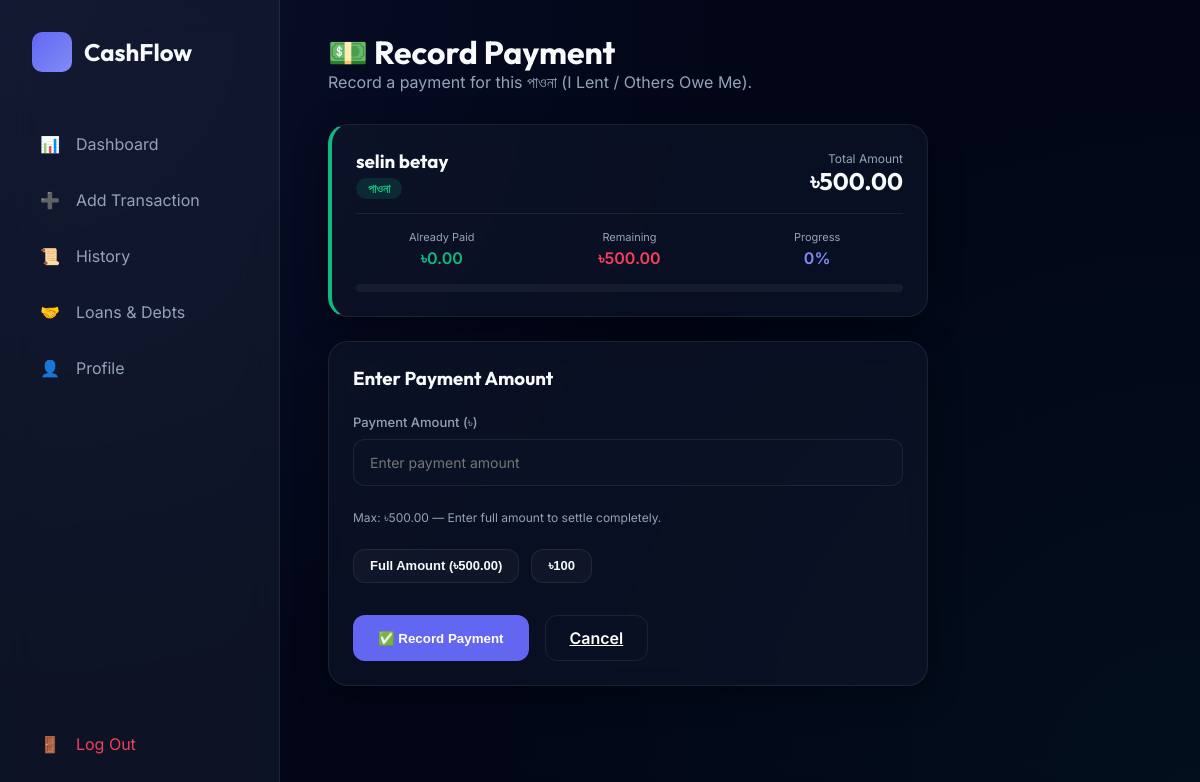
The page /pay-loan/1/ (signed in) on the database its author committed.
### cash/models.py (models this page shows, shortened)
class Loan(models.Model):
    LOAN_TYPES = (
        ('PAONA', 'পাওনা (I Lent / Others Owe Me)'),
        ('DENA', 'দেনা (I Borrowed / I Owe Others)'),
    )
    STATUS_CHOICES = (
        ('ACTIVE', 'Active'),
        ('PARTIALLY_PAID', 'Partially Paid'),
        ('PAID', 'Paid / Settled'),
    )
    user = models.ForeignKey(User, on_delete=models.CASCADE, related_name='loans')
    person_name = models.CharField(max_length=150, help_text="Name of the person")
    phone = models.CharField(max_length=20, blank=True, null=True)
    amount = models.DecimalField(max_digits=12, decimal_places=2)
    paid_amount = models.DecimalField(max_digits=12, decimal_places=2, default=0.00)
    loan_type = models.CharField(max_length=10, choices=LOAN_TYPES)
    status = models.CharField(max_length=20, choices=STATUS_CHOICES, default='ACTIVE')
    description = models.TextField(blank=True, null=True)
    due_date = models.DateField(blank=True, null=True)
    created_at = models.DateTimeField(auto_now_add=True)
    updated_at = models.DateTimeField(auto_now=True)
    @property
    def remaining_amount(self):
        return self.amount - self.paid_amount
    @property
    def progress_percent(self):
        if self.amount > 0:
            return min(100, (self.paid_amount / self.amount) * 100)
        return 0
    class Meta:
        ordering = ['-created_at']

### cash/views.py (the view)
# urls.py: path('pay-loan/<int:pk>/', views.make_payment, name='make_payment'),
@login_required
def make_payment(request, pk):
    loan = get_object_or_404(Loan, pk=pk, user=request.user)
    if request.method == 'POST':
        form = LoanPaymentForm(request.POST)
        if form.is_valid():
            payment = form.cleaned_data['payment_amount']
            remaining = loan.remaining_amount
            if payment > remaining:
                messages.error(request, f"Payment ৳{payment} exceeds remaining amount ৳{remaining}.")
            else:
                loan.paid_amount += payment
                if loan.paid_amount >= loan.amount:
                    loan.status = 'PAID'
                else:
                    loan.status = 'PARTIALLY_PAID'
                loan.save()
                messages.success(request, f"৳{payment} payment recorded for {loan.person_name}.")
                return redirect('loan_list')
    else:
        form = LoanPaymentForm()
    return render(request, 'cash/make_payment.html', {'form': form, 'loan': loan})

### cash/forms.py
class LoanPaymentForm(forms.Form):
    payment_amount = forms.DecimalField(
        max_digits=12, decimal_places=2, min_value=0.01,
        widget=forms.NumberInput(attrs={'placeholder': 'Enter payment amount'})
    )

### cash/templates/cash/make_payment.html (shortened to what this page needs)
{% extends 'base.html' %}
{% block content %}
<div class="dashboard-header" style="margin-bottom: 2rem;">
    <h1>💵 Record Payment</h1>
    <p style="color: var(--text-muted);">Record a payment for this {{ loan.get_loan_type_display }}.</p>
</div>
<div style="max-width: 600px;">
    <div class="glass-card" style="margin-bottom: 1.5rem; border-left: 4px solid {% if loan.loan_type == 'PAONA' %}var(--accent){% else %}var(--danger){% endif %};">
        <div style="display: flex; justify-content: space-between; align-items: center; margin-bottom: 1rem;">
            <div>
                <h3 style="margin-bottom: 0.25rem;">{{ loan.person_name }}</h3>
                <span style="font-size: 0.75rem; background: {% if loan.loan_type == 'PAONA' %}rgba(16, 185, 129, 0.15){% else %}rgba(244, 63, 94, 0.15){% endif %}; color: {% if loan.loan_type == 'PAONA' %}var(--accent){% else %}var(--danger){% endif %}; padding: 0.2rem 0.75rem; border-radius: 20px; font-weight: 600;">
                    {% if loan.loan_type == 'PAONA' %}পাওনা{% else %}দেনা{% endif %}
                </span>
            </div>
            <div style="text-align: right;">
                <div style="font-size: 0.75rem; color: var(--text-muted);">Total Amount</div>
                <div style="font-size: 1.5rem; font-weight: 700; font-family: 'Outfit';">৳{{ loan.amount }}</div>
            </div>
        </div>
        <div style="display: grid; grid-template-columns: 1fr 1fr 1fr; gap: 1rem; padding-top: 1rem; border-top: 1px solid var(--border);">
            <div style="text-align: center;">
                <div style="font-size: 0.6875rem; color: var(--text-muted); margin-bottom: 0.25rem;">Already Paid</div>
                <div style="font-weight: 600; color: var(--accent);">৳{{ loan.paid_amount }}</div>
            </div>
            <div style="text-align: center;">
                <div style="font-size: 0.6875rem; color: var(--text-muted); margin-bottom: 0.25rem;">Remaining</div>
                <div style="font-weight: 600; color: var(--danger);">৳{{ loan.remaining_amount }}</div>
            </div>
            <div style="text-align: center;">
                <div style="font-size: 0.6875rem; color: var(--text-muted); margin-bottom: 0.25rem;">Progress</div>
                <div style="font-weight: 600; color: var(--primary-light);">{{ loan.progress_percent|floatformat:0 }}%</div>
            </div>
        </div>
        <div style="margin-top: 1rem;">
            <div style="height: 8px; background: rgba(255,255,255,0.05); border-radius: 4px; overflow: hidden;">
            </div>
        </div>
    </div>
    <div class="glass-card">
        <h3 style="margin-bottom: 1.5rem;">Enter Payment Amount</h3>
        <form method="POST">
            <div style="margin-bottom: 1.5rem;">
                <label>Payment Amount (৳)</label>
                {{ form.payment_amount }}
                <div style="font-size: 0.75rem; color: var(--text-muted); margin-top: 0.25rem;">
                    Max: ৳{{ loan.remaining_amount }} — Enter full amount to settle completely.
                </div>
            </div>
            <div style="display: flex; gap: 0.75rem; margin-bottom: 2rem; flex-wrap: wrap;">
                <button type="button" class="btn" style="border: 1px solid var(--border); background: rgba(255,255,255,0.03); color: var(--text-main); font-size: 0.8125rem; padding: 0.5rem 1rem;" onclick="document.getElementById('id_payment_amount').value='{{ loan.remaining_amount }}'">
                    Full Amount (৳{{ loan.remaining_amount }})
                </button>
                {% if loan.remaining_amount > 100 %}
                <button type="button" class="btn" style="border: 1px solid var(--border); background: rgba(255,255,255,0.03); color: var(--text-main); font-size: 0.8125rem; padding: 0.5rem 1rem;" onclick="document.getElementById('id_payment_amount').value='100'">
                    ৳100
                </button>
                {% endif %}
            </div>
            <div style="display: flex; gap: 1rem;">
                <button type="submit" class="btn btn-primary">✅ Record Payment</button>
                <a href="{% url 'loan_list' %}" class="btn" style="border: 1px solid var(--border); background: transparent; color: white;">Cancel</a>
            </div>
        </form>
    </div>
</div>
{% endblock %}

### static/css/style.css (style rules this page uses)
:root { --primary: #6366f1; --primary-light: #818cf8; --primary-dark: #4f46e5; --accent: #10b981; --accent-dark: #059669; --danger: #f43f5e; --bg-main: #020617; --bg-card: rgba(15, 23, 42, 0.6); --sidebar-bg: rgba(30, 41, 59, 0.4); --text-main: #f8fafc; --text-muted: #94a3b8; --border: rgba(255, 255, 255, 0.08); --glass-shadow: 0 8px 32px 0 rgba(0, 0, 0, 0.4); }
* { margin: 0; padding: 0; box-sizing: border-box; }
body { background-color: var(--bg-main); background-image: radial-gradient(circle at 0% 0%, rgba(99, 102, 241, 0.1) 0%, transparent 50%), radial-gradient(circle at 100% 100%, rgba(16, 185, 129, 0.05) 0%, transparent 50%); color: var(--text-main); font-family: 'Inter', sans-serif; min-height: 100vh; overflow-x: hidden; }
h1, h2, h3, .logo-text { font-family: 'Outfit', sans-serif; }
.glass-card { background: var(--bg-card); backdrop-filter: blur(12px); border: 1px solid var(--border); border-radius: 1.25rem; padding: 1.5rem; box-shadow: var(--glass-shadow); }
.btn { padding: 0.75rem 1.5rem; border-radius: 0.75rem; font-weight: 600; cursor: pointer; transition: all 0.2s; border: 1px solid transparent; display: inline-flex; align-items: center; gap: 0.5rem; }
.btn-primary { background: var(--primary); color: white; }
input, select, textarea { width: 100%; padding: 0.875rem 1rem; background: rgba(15, 23, 42, 0.4); border: 1px solid var(--border); border-radius: 0.75rem; color: var(--text-main); margin-bottom: 1.25rem; font-size: 0.875rem; transition: all 0.2s; font-family: 'Inter', sans-serif; }
label { display: block; margin-bottom: 0.5rem; color: var(--text-muted); font-size: 0.8125rem; font-weight: 500; }

### rows shown on the page
Loan: loan_type "পাওনা (I Lent / Others Owe Me)", person_name "selin betay", amount "500.00", paid_amount "0.00", remaining_amount "500.00", progress_percent "0"
